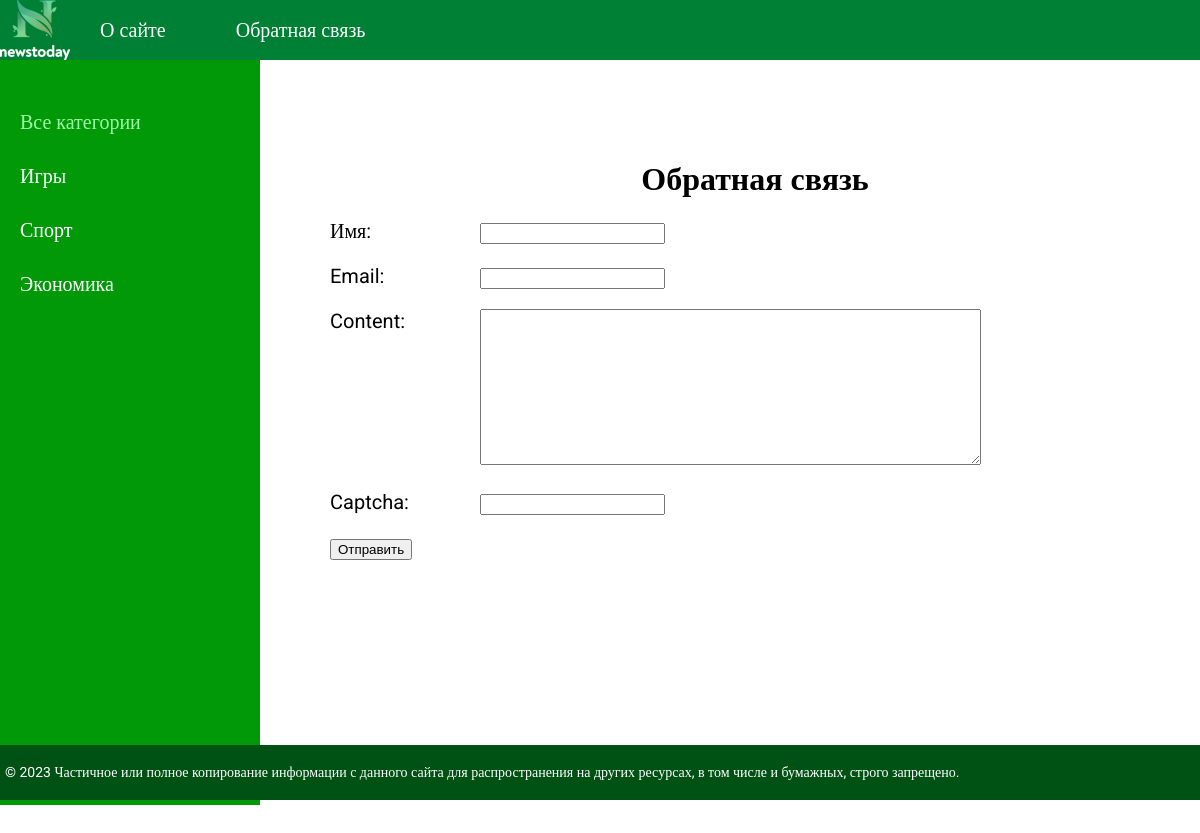
Page /contact/ on the committed database.
### news/models.py (models this page shows, shortened)
class Category(models.Model):
    name = models.CharField(max_length=100, db_index=True)
    slug = models.SlugField(max_length=255, unique=True, db_index=True, verbose_name='URL')
    def get_absolute_url(self):
        return reverse('category', kwargs={'cat_slug': self.slug})
    class Meta:
        verbose_name = 'Категорию'
        verbose_name_plural = 'Категории'
        ordering = ['id']

### news/views.py (the view, shortened to what this page needs)
# urls.py: path('contact/', ContactFormView.as_view(), name='contact'),
class ContactFormView(DataMixin, FormView):
    form_class = ContactForm
    template_name = 'news/contact.html'
    success_url = reverse_lazy('home')
    def get_context_data(self, *, object_list=None, **kwargs):
        context = super().get_context_data(**kwargs)
        c_def = self.get_user_context(title='Обратная связь')
        return dict(list(context.items()) + list(c_def.items()))

### news/forms.py
class ContactForm(forms.Form):
    name = forms.CharField(label='Имя', max_length=100)
    email = forms.EmailField(label='Email')
    content = forms.CharField(widget=forms.Textarea(attrs={'cols': 60, 'rows': 10}))
    captcha = CaptchaField()

### news/utils.py (called while the page is built)
        def get_user_context(self, **kwargs):
                context = kwargs
                cats = Category.objects.annotate(Count('news'))
                user_menu = menu.copy()
                if not self.request.user.is_authenticated:
                        user_menu.pop(1)
                context['menu'] = user_menu
                context['cats'] = cats
                if 'cat_selected' not in context:
                        context['cat_selected'] = 0
                return context

### news/templates/news/contact.html (shortened to what this page needs)
{% extends 'news/base.html' %}
{% block content %}
<h1>{{ title }}</h1>
<form method="post">
    {% for f in form %}
    <p><label class="form-label" for="{{ f.id_for_label }}">{{ f.label }}: </label>{{ f }}</p>
    {% endfor %}
    <button type="subtim">Отправить</button>
</form>
{% endblock %}

### news/templates/news/base.html (shortened to what this page needs)
{% load static %}
{% load news_tags %}
<!DOCTYPE html>
<html>
<head>
	<link type="text/css" href="{% static 'news/css/style.css' %}" rel="stylesheet" />
</head>
<body>
<table class="table-page" border=0 cellpadding="0" cellspacing="0">
<tr><td valign=top>
{% block mainmenu %}
		<div class="header">
			<ul id="mainmenu" class="mainmenu">
			<li class="logo"><a href="{% url 'home' %}"><div class="logo"></div></a></li>
	{% for m in menu %}
			<li><a href="{% url m.url_name %}">{{m.title}}</a></li>
	{% endfor %}
			</ul>
		</div>
{% endblock mainmenu %}
<table class="table-content" border=0 cellpadding="0" cellspacing="0">
<tr>
	<td valign="top" class="left-chapters">
	<ul id="leftchapters">
{% if cat_selected == 0 %}
		<li class="selected">Все категории</li>
{% else %}
		<li><a href="{% url 'home' %}">Все категории</a></li>
{% endif %}
{% for c in cats %}
{% if c.news__count > 0%}
		{% if c.pk == cat_selected %}
			<li class="selected">{{c.name}}</li>
		{% else %}
			<li><a href="{{ c.get_absolute_url }}">{{c.name}}</a></li>
		{% endif %}
{% endif %}
{% endfor %}
	</ul>
</td>
<td valign="top" class="content">
<div class="content-text">
{% block content %}
{% endblock %}
	</div>
</td></tr></table>
</td></tr>
<tr><td valign=top>
	<div id="footer">
		<p>&copy; 2023 Частичное или полное копирование информации с данного сайта для распространения на других ресурсах, в том числе и бумажных, строго запрещено.</p>
	</div>
</td></tr></table>
</body>
</html>

### news/static/news/css/style.css (style rules this page uses)
html, body { margin: 0; padding: 0; height: 100%; width: 100%; font-family: 'Roboto'; }
a { color: #007a2f; text-decoration: none; }
.table-page { width: 100%; height: 100%; vertical-align: top; }
.table-page tr { height: 100%; }
.header { background: #008035; height: 60px; }
.logo { background: url('../images/logo.png'); width: 70px; height: 60px; }
ul.mainmenu { list-style: none; margin: 0; padding: 0; height: 60px; color: #007009; font-size: 20px; overflow: hidden; }
ul.mainmenu li { float: left; margin: 18px 40px 0 30px; }
ul.mainmenu li.logo { margin: 0; }
ul.mainmenu li a { color: #fdfdfd; text-decoration: none; }
.table-content { width: 100%; min-height: 100%; height: 100%; }
.left-chapters { margin: 0; background: rgba(0, 153, 8, 0.993); min-height: 100%; }
.left-chapters ul { width: 230px; min-height: 100%; margin: 0; padding: 20px 10px 10px 20px; list-style: none; font-size: 20px; }
.left-chapters ul li { margin: 30px 0 0 0; color: rgb(255, 255, 255); }
.left-chapters ul li.selected { color: #9bffa4; }
.left-chapters ul li a { color: rgb(255, 255, 255); text-decoration: none; }
.content { padding: 40px 20px 20px 40px; width: 100%; box-sizing: border-box; }
.content-text { margin: 60px 0 0 30px; color: #000; font-size: 20px; font-family: 'Roboto'; }
.content-text h1 { text-align: center; font-size: 32px; }
#footer { box-sizing: border-box; background: #005214; padding: 5px; color: #ffffff; font-size: 14px; font-family: 'Roboto'; text-align: left; overflow: hidden; }
.form-label { display: inline-block; min-width: 150px; vertical-align: top; }

### rows in the picture
Category: name "Игры"
Category: name "Спорт"
Category: name "Экономика"

### other values in the picture
{{ m.title }} "О сайте" "Обратная связь"
{{ title }} "Обратная связь"
{{ f.label }} "Имя" "Email" "Content" "Captcha"
